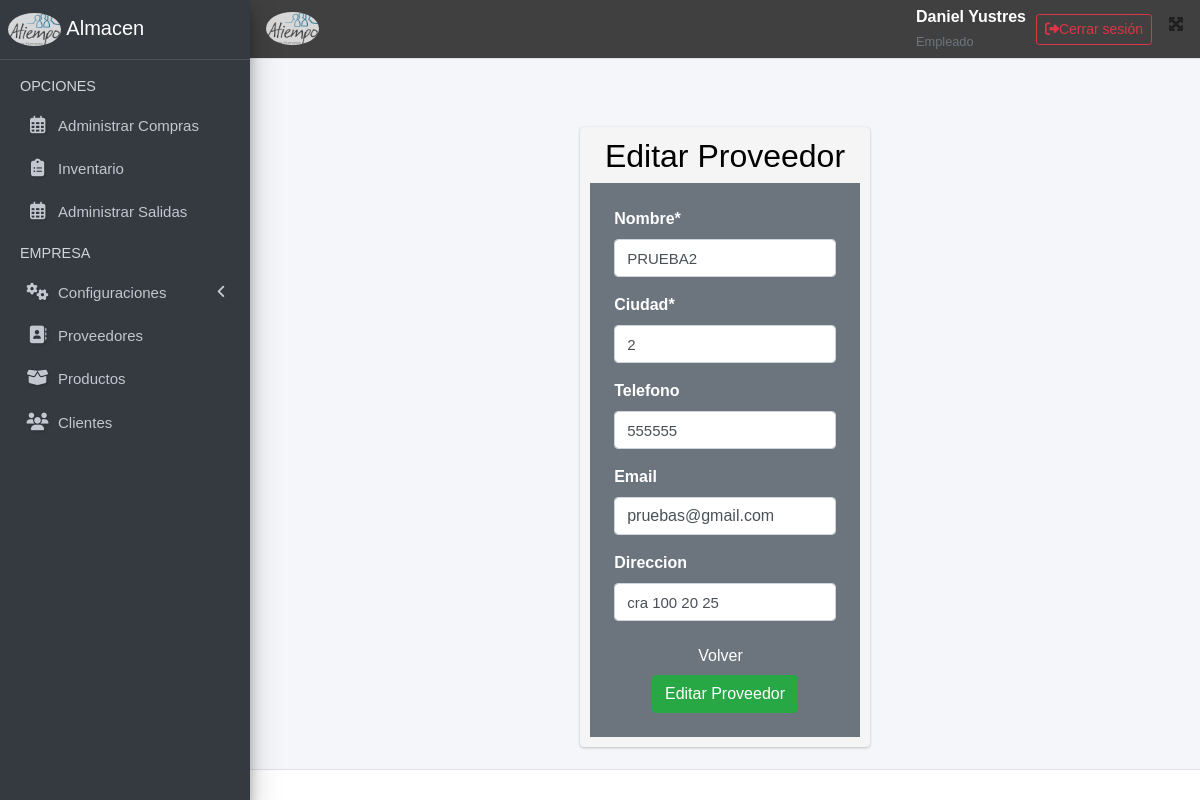
/modificar_proveedor/2/ (signed in), run on the app's committed database.
### applications/usuarios/models.py (models this page shows, shortened)
class Usuario(AbstractUser):
    rol_choices = [
        ('admin', 'Administrador'),
        ('empleado', 'Empleado'),
        ('gerente', 'Gerente'),
    ]
    estado_choices = [
        ('activo', 'Activo'),
        ('inactivo', 'Inactivo'),
    ]
    rol = models.CharField(max_length=10, choices=rol_choices, default='empleado')
    estado = models.CharField(max_length=10, choices=estado_choices, default='activo')  # Cambiado a CharField
    fecha_creacion = models.DateTimeField(auto_now_add=True)
    class Meta:
        verbose_name = 'Usuario'
        verbose_name_plural = 'Usuarios'

### applications/proveedores/models.py (models this page shows, shortened)
class Proveedor(models.Model):
    id_proveedor = models.AutoField(primary_key=True)
    nombre = models.CharField(max_length=255)
    ciudad = models.ForeignKey(Ciudad, on_delete=models.CASCADE)
    telefono = models.CharField(max_length=20, blank=True, null=True)
    email = models.EmailField(max_length=255, blank=True, null=True)
    direccion = models.CharField(max_length=255, blank=True, null=True)
    fecha_creacion = models.DateTimeField(auto_now_add=True)
    fecha_actualizacion = models.DateTimeField(auto_now=True)
    usuario_creador = models.ForeignKey(settings.AUTH_USER_MODEL, on_delete=models.SET_NULL, null=True, blank=True)
    usuario_editor = models.ForeignKey(settings.AUTH_USER_MODEL, on_delete=models.SET_NULL, null=True, blank=True, related_name='proveedores_editados')  # <- NUEVO
    activo = models.BooleanField(default=True, verbose_name="Activo/Inactivo")
    class Meta:
        verbose_name = "Proveedor"
        verbose_name_plural = "Proveedores"

### applications/proveedores/views.py (the view, shortened to what this page needs)
# urls.py: path('modificar_proveedor/<int:id>/', views.modificar_proveedor, name='modificar_proveedor'),
@login_required(login_url='login_usuario')
def modificar_proveedor(request, id):
    proveedor = get_object_or_404(Proveedor, id_proveedor=id)
    data = {
        'form': ProveedorForm(instance=proveedor)
    }
    return render(request, 'editarProveedor.html', data)

### applications/proveedores/forms.py (shortened to what this page needs)
class ProveedorForm(forms.ModelForm):
    class Meta:
        model = Proveedor
        fields = ['nombre', 'ciudad', 'telefono', 'email', 'direccion']  # Campos que quieras mostrar en el formulario
        widgets = {
            'nombre': forms.TextInput(attrs={'rows': 3, 'placeholder': 'Nombre Proveedor'}),
            'direccion': forms.TextInput(attrs={'rows': 3, 'placeholder': 'Ingrese la dirección aquí...'}),
            'telefono': forms.TextInput(attrs={'placeholder': 'Número de teléfono'}),
            'email': forms.EmailInput(attrs={'placeholder': 'Correo electrónico'}),
            'ciudad': Select2Widget(attrs={'class': 'form-control text-black', 'data-placeholder': 'Selecciona una ciudad'}),
        }
    def __init__(self, *args, **kwargs):
        super().__init__(*args, **kwargs)
        self.fields['ciudad'].queryset = Ciudad.objects.all()
        self.fields['ciudad'].label = "Ciudad"

### templates/editarProveedor.html (shortened to what this page needs)
{% extends 'layouts/base.html' %}
{% block content %}
{% load crispy_forms_tags %}
<div class="container">
    <br>
    <div class="row">
        <div class="col-12 col-md-4 offset-md-4">
            <br>
            <div class="card">
                <div class="cadr-body">
                    <h2 class="text-center">Editar Proveedor</h2>
                    <form method="POST" class="bg-secondary p-4 align-items-center">
                        {{ form | crispy }}
                        <div class="text-center mt-3">
                            <a href="{% url 'proveedores' %}" class="btn btn-secondary">
                                Volver
                            </a>
                            <button class="btn btn-success" type="submit">Editar Proveedor</button>
                        </div>
                    </form>
                </div>
            </div>
        </div>
    </div>
</div>
{% endblock  %}

### templates/layouts/base.html (shortened to what this page needs)
{% load static %}
<!DOCTYPE html>
<html lang="en">
<head>
  <link rel="stylesheet" href="{% static 'lib/adminlite/plugins/fontawesome-free/css/all.min.css' %}">
  <link rel="stylesheet"
    href="{% static 'lib/adminlite/plugins/tempusdominus-bootstrap-4/css/tempusdominus-bootstrap-4.min.css' %}">
  <link rel="stylesheet" href="{% static 'lib/adminlite/plugins/icheck-bootstrap/icheck-bootstrap.min.css' %}">
  <link rel="stylesheet" href="{% static 'lib/adminlite/plugins/jqvmap/jqvmap.min.css' %}">
  <link rel="stylesheet" href="{% static 'lib/adminlite/css/adminlte.min.css' %}">
  <link rel="stylesheet" href="{% static 'lib/adminlite/plugins/overlayScrollbars/css/OverlayScrollbars.min.css' %}">
  <link rel="stylesheet" href="{% static 'lib/adminlite/plugins/daterangepicker/daterangepicker.css' %}">
  <link rel="stylesheet" href="{% static 'lib/adminlite/plugins/summernote/summernote-bs4.min.css' %}">
  <link rel="stylesheet" href="{% static 'index/css/main.css' %}">
    <link rel="stylesheet" href="https://cdn.datatables.net/1.13.6/css/dataTables.bootstrap5.min.css">
    <link rel="stylesheet" href="https://cdn.datatables.net/buttons/2.4.2/css/buttons.bootstrap5.min.css">
    <link rel="stylesheet" href="https://cdnjs.cloudflare.com/ajax/libs/font-awesome/6.7.2/css/all.min.css">
    <link href="https://cdn.jsdelivr.net/npm/select2@4.1.0-rc.0/dist/css/select2.min.css" rel="stylesheet" />
    <link rel="stylesheet" href="{% static 'styles/main.css' %}">
  <link rel="stylesheet" href="{% static 'jquery-ui/jquery-ui.min.css' %}">
</head>
<body >
  <div class="wrapper">
    <nav class="main-header navbar navbar-expand navbar-white navbar-light">
      <ul class="navbar-nav">
        <li class="nav-item">
          <a class="nav-link brand-link" style="margin-top: -20px;" data-widget="pushmenu" href="#" role="button"> <img src="{% static 'index/img/logoAtiempo.png' %}" alt="Logo" class="brand-image img-circle "
            style="opacity: .8;"></i></a>
        </li>
      </ul>
      <ul class="navbar-nav ml-auto">
           <div class="d-flex align-items-center justify-content-end gap-3">
  <div class="text-end me-3">
    <strong style="color: white;">{{ request.user.get_full_name|default:request.user.username|capfirst }}</strong><br>
    <small class="text-muted" style="color: white">{{ request.user.rol|capfirst }}</small>
  <br>
  </div>
  <form action="{% url 'logout' %}" method="post" class="d-inline">
    <button style="margin-left: 10px;" type="submit" class="btn btn-outline-danger btn-sm d-flex align-items-center">
      <i class="fas fa-sign-out-alt me-2"></i> Cerrar sesión
    </button>
  </form>
</div>
        <li class="nav-item">
          <a class="nav-link" data-widget="fullscreen" href="#" role="button">
            <i class="fas fa-expand-arrows-alt"></i>
          </a>
        </li>
      </ul>
    </nav>
    <aside class="main-sidebar sidebar-dark-primary elevation-4">
      <a href="/" class="brand-link">
        <img src="{% static 'index/img/logoAtiempo.png' %}" alt="Logo" class="brand-image img-circle "
        style="opacity: .8;">
        <span class="brand-text font-weight-light">Almacen</span>
      </a>
      <div class="sidebar">
        <nav class="mt-2">
          <ul class="nav nav-pills nav-sidebar flex-column" data-widget="treeview" role="menu" data-accordion="false">
            <li class="nav-header">OPCIONES</li>
            <li class="nav-item">
              <a href="{% url 'ordenes_compra' %}" class="nav-link">
                <i class="nav-icon far fa-calendar-alt"></i>
                <p>
                  Administrar Compras
                </p>
              </a>
            </li>
            <li class="nav-item">
              <a href="{% url 'inventario_bodega_list' %}" class="nav-link">
                <i class="nav-icon fa fa-clipboard-list"></i>
                <p>
                  Inventario
                </p>
              </a>
            </li>
            <li class="nav-item">
              <a href="{% url 'ordenes_salida' %}" class="nav-link">
                <i class="nav-icon far fa-calendar-alt"></i>
                <p>
                  Administrar Salidas
                </p>
              </a>
            </li>
            <li class="nav-header">EMPRESA</li>
            <li class="nav-item">
              <a href="#" class="nav-link">
                <i class="nav-icon fas fa-cogs spin"></i>
                <p>
                  Configuraciones
                  <i class="fas fa-angle-left right"></i>
                </p>
              </a>
            </li>
            <li class="nav-item">
              <a href="{% url 'proveedores' %}" class="nav-link">
                <i class="nav-icon fas fa-address-book "></i>
                <p>Proveedores</p>
              </a>
            </li>
            <li class="nav-item">
              <a href="{% url 'productos' %}" class="nav-link">
                <i class="nav-icon fas fa-box-open"></i>
                <p>Productos</p>
              </a>
            </li>
            <li class="nav-item">
              <a href="{% url 'cliente' %}" class="nav-link">
                <i class="nav-icon fa fa-users"></i>
                <p>Clientes</p>
              </a>
            </li>
          </ul>
        </nav>
      </div>
    </aside>
    <div class="content-wrapper">
      <section class="content">
        <div class="container-fluid">
          {% block content %}
          {% endblock %}
        </div>
      </section>
    </div>
    <footer class="main-footer text-center text-primary">
    </footer>
  </div>
</body>
</html>

### applications/ciudades/static/index/css/main.css (style rules this page uses)
p , input[type=text] , input[type=date], input[type=number], input[type=password] { font-weight: 100; font-size: 15px; }
body { font-family: Arial, Helvetica, sans-serif !important; }

### applications/ciudades/static/styles/main.css (style rules this page uses)
body { background: #202020; color: black; }
.navbar { background: #404040; padding: 5px 0; }
.navbar ul { display: flex; justify-content: space-between; }
.navbar ul li { list-style: none; text-decoration: none; }
.navbar ul li a { color: white; }
.container { max-width: 1200px; margin: auto; padding: 20px 10px; }
.card { background: whitesmoke; padding: 10px; margin-bottom: 2px; color: black; }

### templates/layouts/base.html (style rules this page uses)
.nav-icon.spin { animation: spin 2s linear infinite; }
.nav-icon { text-shadow: 1px 1px 3px rgba(0, 0, 0, 0.2); }
.nav-link { transition: transform 0.3s ease; }

### data on the page
Usuario: user.get_full_name "Daniel Yustres", user.rol "Empleado"
Proveedor: nombre "PRUEBA2", ciudad "2", telefono "555555", email "pruebas@gmail.com", direccion "cra 100 20 25"
